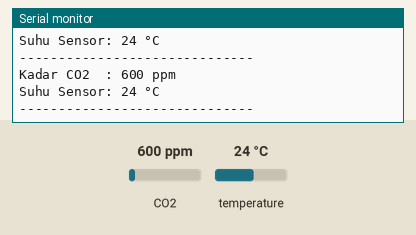
Recording of a sketch running on a simulated ESP32. Parts: the last lines printed to the serial monitor. Inputs (shaded band) come from the test bench; at power-on: CO2 600 ppm, temperature 24 °C.

Above: at 2.8 s.
2.9 s: CO2 set to 452 ppm
At 3.6 s:
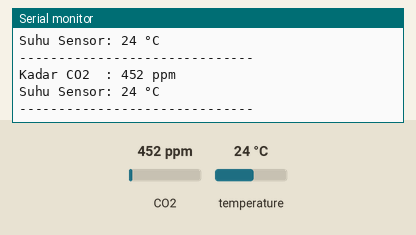
4.4 s: temperature set to 12 °C
At 5.5 s:
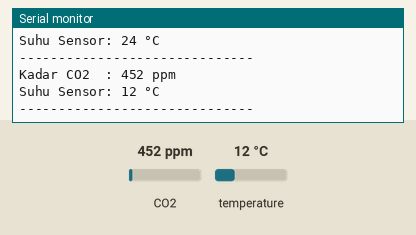
5.9 s: CO2 set to 1050 ppm
At 7.0 s:
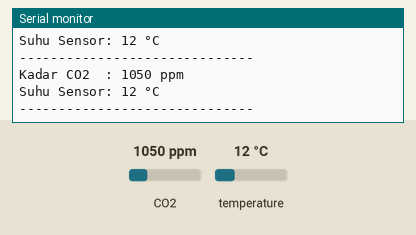
Timing chart, 0 to 8.9 s (numbered marks = the images above; inputs shaded):
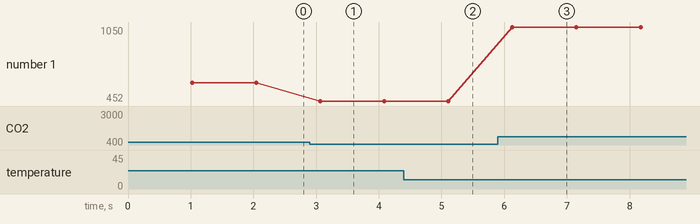

Measured:
- after the input at 2.9 s, the serial monitor: prints a new line after 0.17 s (image 1)
- after the input at 4.4 s, the serial monitor: prints a new line after 0.71 s (image 2)
- after the input at 5.9 s, the serial monitor: prints a new line after 0.23 s (image 3)
- plotted number 1: 600 → 452 after the input at 2.9 s, 452 → 1050 after the input at 5.9 s

The sketch:

sensor_co2.ino
```cpp
#include <Arduino.h>
#include <MHZ19.h>

#define RXD2_PIN 4  // GPIO 4 terhubung ke TX sensor MH-Z19B
#define TXD2_PIN 5  // GPIO 5 terhubung ke RX sensor MH-Z19B

HardwareSerial mhzSerial(1);
MHZ19 myMHZ19;

unsigned long timerPembacaan = 0;

void setup() {
  Serial.begin(115200);
  mhzSerial.begin(9600, SERIAL_8N1, RXD2_PIN, TXD2_PIN);
  myMHZ19.begin(mhzSerial);
  myMHZ19.autoCalibration();
  Serial.println(F("Pemanasan sensor MH-Z19B... Mohon tunggu beberapa detik."));
}

void loop() {
  if (millis() - timerPembacaan >= 1000) {
    int co2 = myMHZ19.getCO2();
    int temp = myMHZ19.getTemperature();

    if (myMHZ19.errorCode == RESULT_OK) {
      Serial.print(F("Kadar CO2  : "));
      Serial.print(co2);
      Serial.println(F(" ppm"));

      Serial.print(F("Suhu Sensor: "));
      Serial.print(temp);
      Serial.println(F(" °C"));
      Serial.println(F("------------------------------"));
    } else {
      Serial.print(F("Gagal membaca sensor! Kode Eror: "));
      Serial.println(myMHZ19.errorCode);
    }

    timerPembacaan = millis();
  }
}
```
